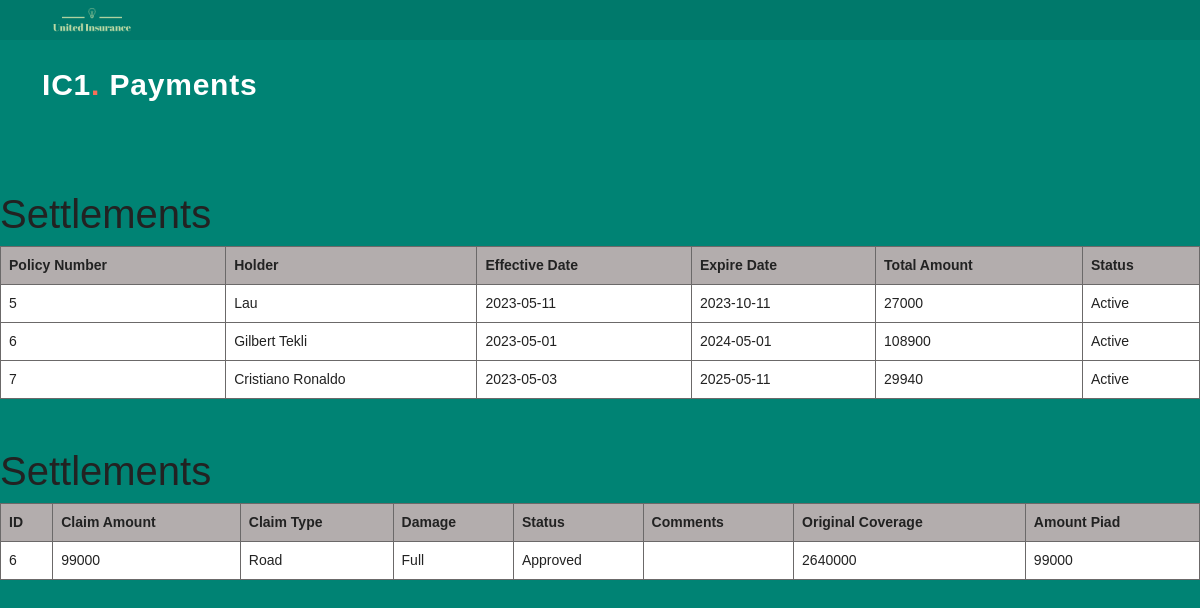
Screenshot of /BE/Manager/payments.php (signed in) with the database file from the repository.
### tables this page shows
CREATE TABLE IF NOT EXISTS `policies` (
  `ID` int NOT NULL,
  `PolicyNumber` int NOT NULL,
  `Holder` varchar(100) NOT NULL,
  `PolicyEffectiveDate` date NOT NULL,
  `PolicyExpireDate` date NOT NULL,
  `TotalAmount` int NOT NULL,
  `Status` varchar(100) NOT NULL DEFAULT 'Pending',
  PRIMARY KEY (`ID`)
);

CREATE TABLE IF NOT EXISTS `settlements` (
  `ID` int NOT NULL AUTO_INCREMENT,
  `Amount_Paid` int NOT NULL,
  `Original_Coverage` int NOT NULL,
  PRIMARY KEY (`ID`)
);

CREATE TABLE IF NOT EXISTS `claims` (
  `ID` int NOT NULL AUTO_INCREMENT,
  `Claim_Amount` int NOT NULL,
  `Claim_Type` varchar(100) NOT NULL,
  `Damage` varchar(100) NOT NULL,
  `Status` varchar(20) NOT NULL DEFAULT 'Pending',
  `Comments` mediumtext NOT NULL,
  PRIMARY KEY (`ID`)
);

### functions/functions.php (the view, shortened to what this page needs)
<?php
function displayClaimSettlements(){
  $conn = mysqli_connect('localhost', 'root', 'root', 'ic1');
  $sql = "SELECT * FROM claims WHERE Status = 'Approved'";
  $result = mysqli_query($conn, $sql);
  if (mysqli_num_rows($result) > 0) {
      echo "<table class='main-table'>";
      echo "<tr><th>ID</th><th>Claim Amount </th><th> Claim Type </th><th>Damage</th><th>Status</th><th>Comments</th><th>Original Coverage</th><th>Amount Piad</th></tr>";
      while ($row = mysqli_fetch_assoc($result)) {
         $ID = $row['ID'];
         $sql2 = "SELECT * FROM settlements WHERE ID = '$ID'";
         $result2 = mysqli_query($conn, $sql2);
         if (mysqli_num_rows($result2) > 0) {
         while($row2 = mysqli_fetch_assoc($result2)){
          echo "<tr><td>" . $row["ID"] . "</td><td>" . $row["Claim_Amount"] . "</td><td>" . $row["Claim_Type"] . "</td><td>" . $row["Damage"] . "</td><td>". $row["Status"] . "</td><td>". $row["Comments"]."</td><td>". $row2["Original_Coverage"] . "</td><td>". $row2["Amount_Paid"] ;
         }
        }
    }
      echo "</table>";
  } else {
      echo "No policies found.";
  }
}
function displayPermuimus(){
  $conn = mysqli_connect('localhost', 'root', 'root', 'ic1');
  $sql = "SELECT PolicyNumber,Holder, PolicyEffectiveDate, PolicyExpireDate, TotalAmount, Status FROM policies WHERE Status = 'Active'";
  $result = mysqli_query($conn, $sql);
  if (mysqli_num_rows($result) > 0) {
      echo "<table class = 'main-table'>";
      echo "<tr><th>Policy Number</th><th>Holder</th><th>Effective Date</th><th>Expire Date</th><th>Total Amount</th><th>Status</th></tr>";
      while ($row = mysqli_fetch_assoc($result)) {
          echo "<tr><td>" . $row["PolicyNumber"] . "</td><td>" . $row["Holder"] . "</td><td>" . $row["PolicyEffectiveDate"] . "</td><td>" . $row["PolicyExpireDate"] . "</td><td>" . $row["TotalAmount"] . "</td><td>" . $row["Status"] .
          "</td></tr>";
      }
      echo "</table>";
  } else {
      echo "No Active policies found.";
  }
}

### assets/css/main.css (style rules this page uses)
:root { --font-default: "Open Sans", system-ui, -apple-system, "Segoe UI", Roboto, "Helvetica Neue", Arial, "Noto Sans", "Liberation Sans", sans-serif, "Apple Color Emoji", "Segoe UI Emoji", "Segoe UI Symbol", "Noto Color Emoji"; --font-primary: "Montserrat", sans-serif; --font-secondary: "Poppins", sans-serif; }
:root { --color-default: #222222; --color-primary: #008374; --color-secondary: #f85a40; }
:root { scroll-behavior: smooth; }
body { font-family: var(--font-default); color: var(--color-default); }

### styles/table.css (style rules this page uses)
.main-table { border-collapse: collapse; width: 100%; font-family: Arial, sans-serif; font-size: 14px; }
.main-table th, table td { padding: 8px; text-align: left; border: 0.5px solid #6b6969; background: WHITE; }
.main-table th { background-color: #b3adad; font-weight: bold; }
.main-table tr:nth-child(even) { background-color: #f9f9f9; }

### rows the page displays
policies: PolicyNumber "5", Holder "Lau", PolicyEffectiveDate "2023-05-11", PolicyExpireDate "2023-10-11", TotalAmount "27000", Status "Active"
policies: PolicyNumber "6", Holder "Gilbert Tekli", PolicyEffectiveDate "2023-05-01", PolicyExpireDate "2024-05-01", TotalAmount "108900", Status "Active"
policies: PolicyNumber "7", Holder "Cristiano Ronaldo", PolicyEffectiveDate "2023-05-03", PolicyExpireDate "2025-05-11", TotalAmount "29940", Status "Active"
settlements: ID.ID "6", ID.Claim_Amount "99000", ID.Claim_Type "Road", ID.Damage "Full", ID.Status "Approved", Original_Coverage "2640000", Amount_Paid "99000"
